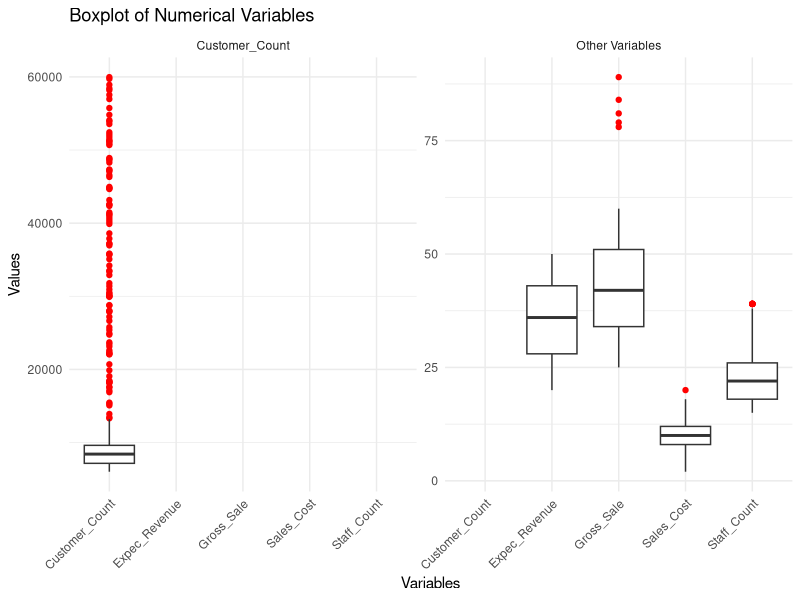
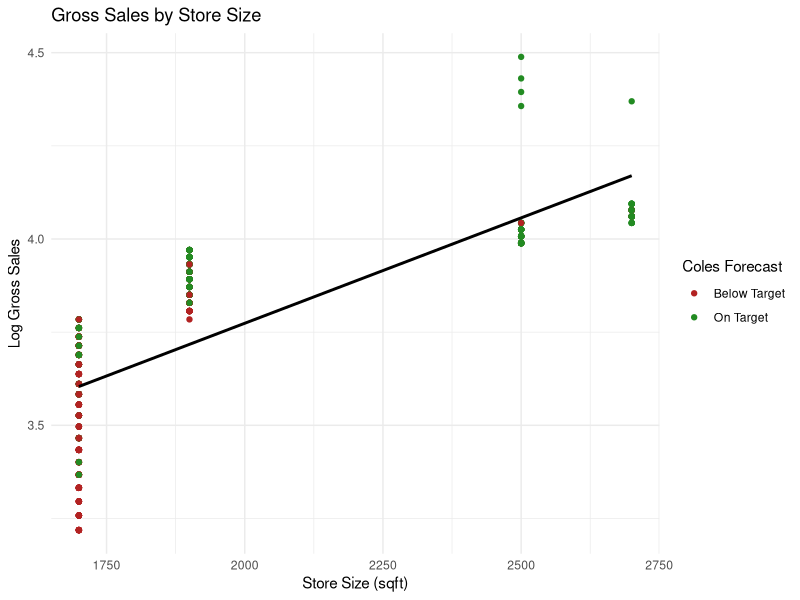
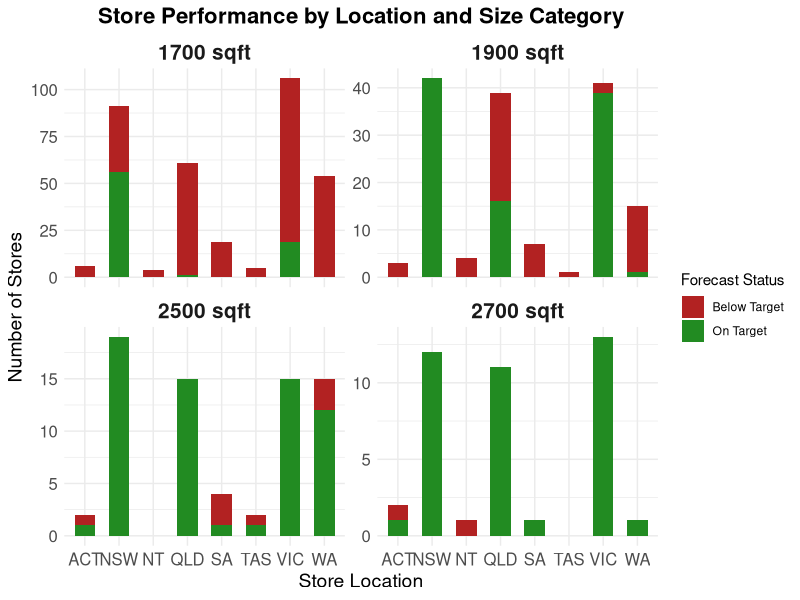
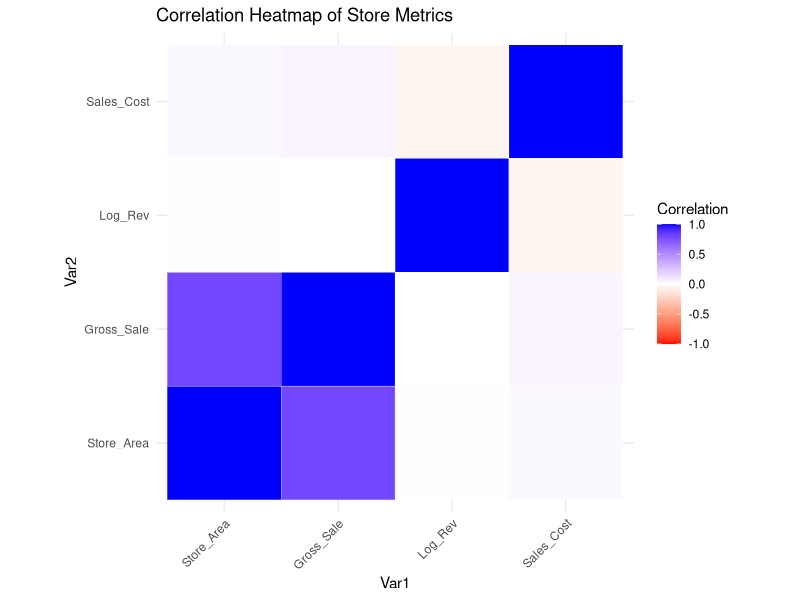

The R script that drew these images, in order:
#install packages
install.packages("reshape2")
install.packages("ggplot2")
install.packages("dplyr")

#load library
library(ggplot2)
library(readr)
library(tidyverse)  

#load datasets
datasetA <- read.csv("ColesSalesData.csv")
datasetB <- read.csv("ColesStoreData.csv")

#renaming columns
colnames(datasetA)[colnames(datasetA) == "Coles_StoreIDNo"] ="Coles_StoreID"

#merging datasets
data <- merge(datasetA,datasetB,by= c("X","Coles_StoreID"))
summary(data)

#viewing the dataset
data
ncol(data) #11 columns
nrow(data) #682 observations

#cleaning the dataset
data1 <- na.omit(data)
#611 observations remaining
sum(is.na(data1)==TRUE) #check for any remaining na

write.csv(data1, "data1.csv")
#Plot 1------------------------------------------------------------------------------------------------------------------------------
# Transforming the data into long format
# Choosing numerical data to explore

kt_pivot <- data1 %>%
  select(Expec_Revenue, Gross_Sale, Sales_Cost, Customer_Count, Staff_Count) %>%
  pivot_longer(cols = everything(), names_to = "variable")

# Adding a new column to categorise variables into two groups based on the y-value range
kt_pivot <- kt_pivot %>%
  mutate(group = ifelse(variable %in% c("Customer_Count"), "Customer_Count", "Other Variables"))

# Plot boxplots using defined grouping to create a split graph
ggplot(kt_pivot, aes(x = variable, y = value)) +
  geom_boxplot(outlier.color = "red", shape = 20) +
  facet_wrap(~ group, scales = "free_y") +
  labs(x = "Variables", y = "Values", title = "Boxplot of Numerical Variables") +
  theme_minimal() +
  theme(axis.text.x = element_text(angle = 45, hjust = 1))

#Plot 2------------------------------------------------------------------------------------------------------------------------------
#log exp rev and log sales 
Log_Rev = log(data1['Expec_Revenue'])
colnames(Log_Rev) <- "Log_Rev"
Log_G_Sales = log(data1['Gross_Sale'])
colnames(Log_G_Sales) <- "Log_G_Sales"
#add these to our data 
data2 = bind_cols(data1, Log_Rev)
data3 = bind_cols(data2, Log_G_Sales)

ggplot(data3, aes(x = Store_Area, y = Log_G_Sales, color = Coles_Forecast)) +
  geom_point() +
  geom_smooth(aes(x = Store_Area, y = Log_G_Sales), method = "lm", color = "black", se = FALSE) +
  labs(title = "Gross Sales by Store Size",
       x = "Store Size (sqft)",
       y = "Log Gross Sales",
       color = "Coles Forecast") +
  scale_color_manual(values = c("On Target" = "forestgreen", "Below Target" = "firebrick")) +
  theme_minimal()

#Plot 3------------------------------------------------------------------------------------------------------------------------------
# Summarises and groups data by Location, Store Size, and Forecast
location_size_summary <- data1 %>%
  group_by(Store_Location, Store_Area, Coles_Forecast) %>%
  mutate(Store_Area = paste(Store_Area, "sqft"))%>%
  summarize(Count = n()) %>%
  ungroup()
  
# Plot: Store performance by location and store size
ggplot(location_size_summary, aes(x = Store_Location, y = Count, fill = Coles_Forecast)) +
  geom_bar(stat = "identity", position = "stack", width= 0.6) +
  facet_wrap(~ Store_Area, scales = "free_y") +
  labs(
    title = "Store Performance by Location and Size Category",
    x = "Store Location",
    y = "Number of Stores",
    fill = "Forecast Status",
  ) +
  scale_fill_manual(values = c("On Target" = "forestgreen", "Below Target" = "firebrick")) +
  theme_minimal() +
  theme(
    plot.title = element_text(hjust = 0.5, size = 16, face = "bold"),
    axis.title = element_text(size = 14),
    axis.text = element_text(size = 12),
    strip.text = element_text(size = 15, face = "bold")
 ) 

#Appendix - Heat map-----------------------------------------------------------------------------
library(reshape2)  # For melting the correlation matrix

# Select the relevant numerical columns
numerical_data <- data3[, c("Store_Area", "Gross_Sale", "Log_Rev", 
                            "Sales_Cost")]

# Calculate the correlation matrix
cor_matrix <- cor(numerical_data, use = "complete.obs")  # Use complete.obs to handle missing values

# Melt the correlation matrix into long format
cor_melt <- melt(cor_matrix)

# Plot the heatmap
ggplot(cor_melt, aes(x = Var1, y = Var2, fill = value, color = Store_Size_Category)) +
  geom_tile(color = "white") +                          # Add tile borders for readability
  scale_fill_gradient2(low = "red", high = "blue", mid = "white",
                       midpoint = 0, limit = c(-1, 1),   # Center the gradient at 0
                       name = "Correlation") +           # Legend title
  theme_minimal() +
  labs(title = "Correlation Heatmap of Store Metrics") +
  theme(axis.text.x = element_text(angle = 45, vjust = 1, hjust = 1)) + # Rotate x-axis labels
  coord_fixed()
